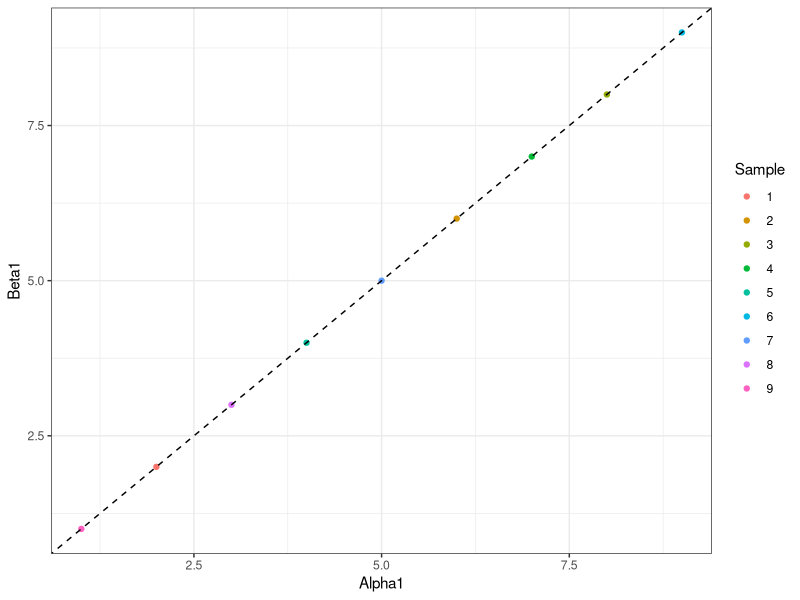
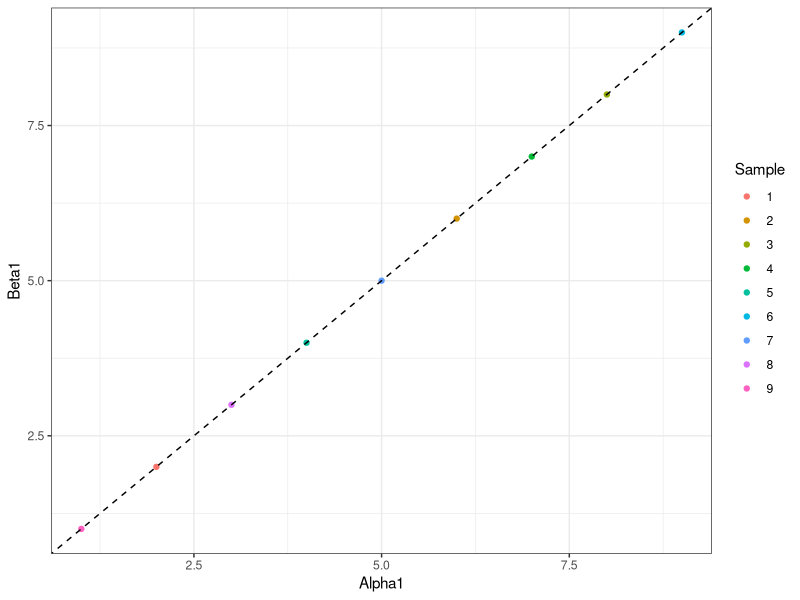

Source code (R) for these figures, in order:
library(tidyverse)

n_taxa = 10
n_sample = 100

set.seed(1)
alpha_0 = sample(c(log(50), log(200), log(10000)), 
                 n_taxa, replace = TRUE, 
                 prob = c(0.6, 0.3, 0.1)) 

alpha_1 = rnorm(n_taxa, mean = 0, sd = 3)
alpha_2 = rnorm(n_taxa, mean = 0, sd = 2)

meta_data = data.frame(x1 = rep(c(0, 1), each = n_sample/2),
                       x2 = runif(n_sample, 10, 20))

# Case 1: only x1
A = matrix(NA, nrow = n_taxa, ncol = n_sample)

for (i in 1:n_taxa) {
  A[i, ] = alpha_0[i] + alpha_1[i] * meta_data$x1 
}

A_alr = t(t(A) - A[n_taxa, ])
A_alr = A_alr[-n_taxa, ]

beta = apply(A_alr, 1, function(x) coef(lm(x ~ meta_data$x1))[2])

dat_fig = data.frame(sample_id = factor(1:9), 
                     alpha_1 = rank(alpha_1[-n_taxa]), beta_1 = rank(beta))

p1 = dat_fig %>% ggplot(aes(x = alpha_1, y = beta_1)) + 
  geom_point(aes(color = sample_id)) +
  labs(x = "Alpha1", y = "Beta1") +
  scale_color_discrete(name = "Sample") +
  geom_abline(intercept = 0, slope = 1, linetype = "dashed") +
  theme_bw()

p1

# Case 2: both x1 and x2
A = matrix(NA, nrow = n_taxa, ncol = n_sample)

for (i in 1:n_taxa) {
  A[i, ] = alpha_0[i] + alpha_1[i] * meta_data$x1 + alpha_2[i] * meta_data$x2
}

A_alr = t(t(A) - A[n_taxa, ])
A_alr = A_alr[-n_taxa, ]

beta = apply(A_alr, 1, function(x) coef(lm(x ~ meta_data$x1 + meta_data$x2))[2])

dat_fig = data.frame(sample_id = factor(1:9), 
                     alpha_1 = rank(alpha_1[-n_taxa]), beta_1 = rank(beta))

p2 = dat_fig %>% ggplot(aes(x = alpha_1, y = beta_1)) + 
  geom_point(aes(color = sample_id)) +
  labs(x = "Alpha1", y = "Beta1") +
  scale_color_discrete(name = "Sample") +
  geom_abline(intercept = 0, slope = 1, linetype = "dashed") +
  theme_bw()

p2

